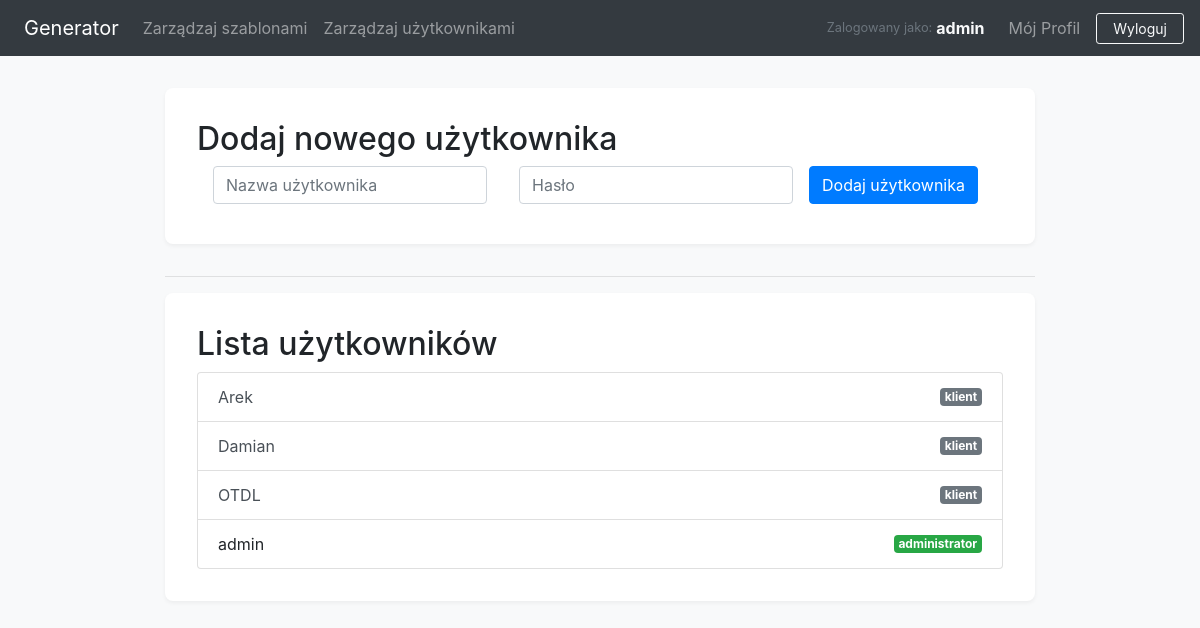
The app's page /admin/users (signed in) with its own data.
### app.py (models this page shows, shortened)
class User(UserMixin, db.Model):
    id = db.Column(db.Integer, primary_key=True)
    username = db.Column(db.String(80), unique=True, nullable=False)
    password_hash = db.Column(db.String(256), nullable=False)
    role = db.Column(db.String(20), nullable=False, default='user')
    company_name = db.Column(db.String(150), nullable=True)
    email = db.Column(db.String(120), nullable=True)
    phone = db.Column(db.String(30), nullable=True)
    contact_person = db.Column(db.String(150), nullable=True)
    nip = db.Column(db.String(20), nullable=True)
    assigned_templates = db.relationship('Template', secondary=template_assignments, lazy='dynamic',
                                         back_populates='assigned_users')
    generation_logs = db.relationship('GenerationLog', backref='user', lazy='dynamic', cascade="all, delete-orphan")
    @property
    def is_admin(self):
        return self.role == 'admin'

### app.py (the view)
@app.route('/admin/users')
@login_required
@admin_required
def manage_users():
    users = User.query.order_by(User.username).all()
    return render_template('manage_users.html', users=users)

### app.py (called while the page is built)
@login_manager.user_loader
def load_user(user_id):
    return db.session.get(User, int(user_id))

def admin_required(f):
    @wraps(f)
    def decorated_function(*args, **kwargs):
        if not current_user.is_authenticated or not current_user.is_admin:
            flash("Dostęp do tej strony wymaga uprawnień administratora.", "danger")
            return redirect(url_for('login'))
        return f(*args, **kwargs)
    return decorated_function

### templates/manage_users.html (shortened to what this page needs)
{% extends 'base.html' %}
{% block content %}
<div class="section-container">
    <h2>Dodaj nowego użytkownika</h2>
    <form action="{{ url_for('add_user') }}" method="post" class="form-inline">
        <div class="form-group mx-sm-3 mb-2">
            <input type="text" class="form-control" id="username" name="username" placeholder="Nazwa użytkownika" required>
        </div>
        <div class="form-group mx-sm-3 mb-2">
            <input type="password" class="form-control" id="password" name="password" placeholder="Hasło" required>
        </div>
        <button type="submit" class="btn btn-primary mb-2">Dodaj użytkownika</button>
    </form>
</div>
<hr>
<div class="section-container">
    <h2>Lista użytkowników</h2>
    {% if users %}
    <div class="list-group">
        {% for user in users %}
            {% if not user.is_admin %}
            <a href="{{ url_for('user_details', user_id=user.id) }}" class="list-group-item list-group-item-action d-flex justify-content-between align-items-center">
                {{ user.username }}
                <span class="badge badge-secondary">klient</span>
            </a>
            {% else %}
            <div class="list-group-item d-flex justify-content-between align-items-center">
                {{ user.username }}
                <span class="badge badge-success">administrator</span>
            </div>
            {% endif %}
        {% endfor %}
    </div>
    {% else %}
    <p>Brak użytkowników w systemie.</p>
    {% endif %}
</div>
{% endblock %}

### templates/base.html (shortened to what this page needs)
<!DOCTYPE html>
<html lang="pl">
<head>
    <link rel="stylesheet" href="https://stackpath.bootstrapcdn.com/bootstrap/4.5.2/css/bootstrap.min.css">
    <link rel="stylesheet" href="https://cdnjs.cloudflare.com/ajax/libs/font-awesome/5.15.4/css/all.min.css">
</head>
<body>
    <nav class="navbar navbar-expand-lg navbar-dark bg-dark">
        <a class="navbar-brand d-flex align-items-center" href="{{ url_for('dashboard') }}">
            Generator
        </a>
        <div class="collapse navbar-collapse" id="navbarNav">
            <ul class="navbar-nav mr-auto align-items-center">
            {% if current_user.is_authenticated and current_user.is_admin %}
                <li class="nav-item"><a class="nav-link" href="{{ url_for('admin_dashboard') }}">Zarządzaj szablonami</a></li>
                <li class="nav-item"><a class="nav-link" href="{{ url_for('manage_users') }}">Zarządzaj użytkownikami</a></li>
            {% endif %}
            </ul>
            <ul class="navbar-nav ml-auto align-items-center">
                {% if current_user.is_authenticated %}
                    <li class="nav-item mr-3">
                        <span class="navbar-text text-light d-flex align-items-center">
                            <small class="text-muted mr-1">Zalogowany jako:</small> <strong>{{ current_user.username }}</strong>
                        </span>
                    </li>
                    <li class="nav-item">
                        <a class="nav-link" href="{{ url_for('user_profile') }}">Mój Profil</a>
                    </li>
                    <li class="nav-item ml-2">
                        <a class="btn btn-outline-light btn-sm px-3" href="{{ url_for('logout') }}">Wyloguj</a>
                    </li>
                {% else %}
                    <li class="nav-item">
                        <a class="nav-link" href="{{ url_for('login') }}">Zaloguj</a>
                    </li>
                {% endif %}
            </ul>
        </div>
    </nav>
    <main class="container">
        {% block content %}{% endblock %}
    </main>
</body>
</html>

### templates/base.html (style rules this page uses)
body { background-color: #f8f9fa; }
.navbar { margin-bottom: 2rem; padding-top: 0.5rem; padding-bottom: 0.5rem; }
.container { max-width: 900px; }
.section-container { background: white; padding: 2rem; border-radius: 8px; margin-bottom: 2rem; box-shadow: 0 2px 4px rgba(0,0,0,0.05); }
.navbar-text { margin-top: 0; margin-bottom: 0; padding-top: 0; padding-bottom: 0; }

### records on screen
User: username "admin"
User: username "Arek"
User: username "Damian"
User: username "OTDL"
